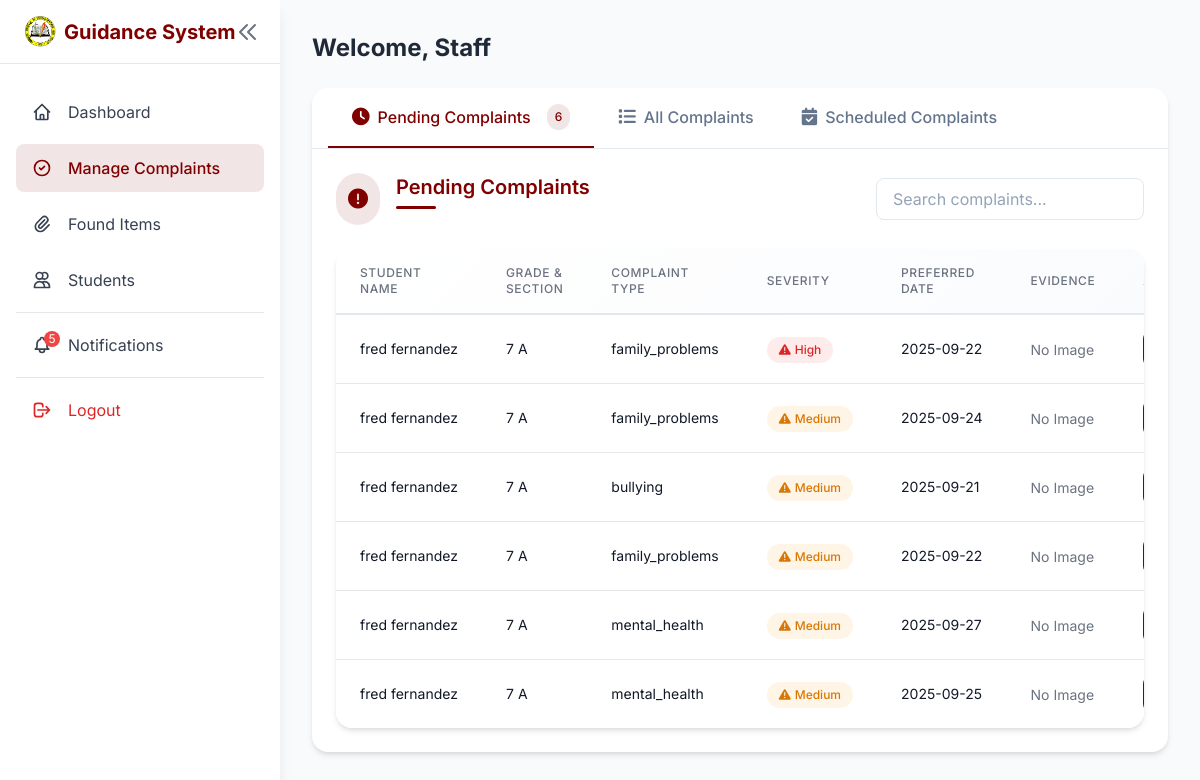
Page /pages/complaint-concern-admin.php (signed in) on the committed database.
### tables this page shows
CREATE TABLE `complaints_concerns` (
  `id` int(11) NOT NULL,
  `student_id` int(45) DEFAULT NULL,
  `type` varchar(255) DEFAULT NULL,
  `severity` enum('low','medium','high','urgent') DEFAULT 'medium',
  `description` varchar(255) DEFAULT NULL,
  `evidence` mediumblob DEFAULT NULL,
  `mime_type` varchar(255) DEFAULT NULL,
  `preferred_counseling_date` varchar(255) DEFAULT NULL,
  `scheduled_date` varchar(255) DEFAULT NULL,
  `scheduled_time` varchar(255) DEFAULT NULL,
  `status` varchar(255) DEFAULT NULL,
  `date_created` varchar(255) DEFAULT NULL,
  `time_created` varchar(255) DEFAULT NULL,
  `updated_at` varchar(255) DEFAULT NULL
);

CREATE TABLE `students` (
  `id` int(11) NOT NULL,
  `user_id` int(11) DEFAULT NULL,
  `first_name` varchar(255) DEFAULT NULL,
  `middle_name` varchar(255) DEFAULT NULL,
  `last_name` varchar(255) DEFAULT NULL,
  `grade_level` varchar(255) DEFAULT NULL,
  `section` varchar(45) DEFAULT NULL,
  `email` varchar(255) DEFAULT NULL,
  `phone_number` varchar(45) DEFAULT NULL,
  `password` varchar(255) DEFAULT NULL,
  `address` varchar(255) DEFAULT NULL
);

### pages/complaint-concern-admin.php (the view, shortened to what this page needs)
<?php
require_once '../logic/db_connection.php';
$stmt = $pdo->prepare(SQL_LIST_COMPLAINTS_CONCERNS);
$stmt->execute();
$complaints = $stmt->fetchAll(PDO::FETCH_ASSOC);
$pending_complaints = 0;
foreach ($complaints as $complaint) {
    if (isset($complaint['status']) && $complaint['status'] === 'pending') {
        $pending_complaints++;
    }
}
?>
<!DOCTYPE html>
<html lang="en">
<head>
    <script src="https://cdn.tailwindcss.com"></script>
    <link rel="stylesheet" href="https://cdnjs.cloudflare.com/ajax/libs/font-awesome/6.0.0/css/all.min.css">
</head>
<body class="min-h-screen">
<?php include 'navigation-admin.php'?>
<div class="main-content">
    <main class=" min-h-screen">
        <div class="p-8">
            <h1 class="text-2xl font-bold text-gray-800 mb-6">Welcome, <?php echo $_SESSION['staff_name'] ?? 'Staff'; ?></h1>
            <div class="tabs-container">
                <div class="tabs-header">
                    <button class="tab-button active" data-tab="pending">
                        <i class="fas fa-clock"></i>
                        Pending Complaints
                        <span class="tab-badge"><?= $pending_complaints ?></span>
                    </button>
                    <button class="tab-button" data-tab="all">
                        <i class="fas fa-list"></i>
                        All Complaints
                    </button>
                    <button class="tab-button" data-tab="scheduled">
                        <i class="fas fa-calendar-check"></i>
                        Scheduled Complaints
                    </button>
                </div>
                <div id="pending" class="tab-content active">
                    <div class="flex items-center mb-6">
                        <div class="bg-[#800000]/10 text-[#800000] rounded-full p-3 mr-4">
                            <i class="fas fa-exclamation-circle text-xl"></i>
                        </div>
                        <h2 class="section-title text-xl font-semibold text-[#800000]">Pending Complaints</h2>
                        <div class="ml-auto">
                            <input type="text" placeholder="Search complaints..." class="search-input" />
                        </div>
                    </div>
                    <div class="table-container">
                        <div class="overflow-x-auto">
                            <table class="min-w-full divide-y divide-gray-200">
                                <thead class="table-header">
                                    <tr>
                                        <th scope="col" class="px-6 py-4 text-left text-xs font-medium text-gray-500 uppercase tracking-wider">Student Name</th>
                                        <th scope="col" class="px-6 py-4 text-left text-xs font-medium text-gray-500 uppercase tracking-wider">Grade & Section</th>
                                        <th scope="col" class="px-6 py-4 text-left text-xs font-medium text-gray-500 uppercase tracking-wider">Complaint Type</th>
                                        <th scope="col" class="px-6 py-4 text-left text-xs font-medium text-gray-500 uppercase tracking-wider">Severity</th>
                                        <th scope="col" class="px-6 py-4 text-left text-xs font-medium text-gray-500 uppercase tracking-wider">Preferred Date</th>
                                        <th scope="col" class="px-6 py-4 text-left text-xs font-medium text-gray-500 uppercase tracking-wider">Evidence</th>
                                        <th scope="col" class="px-6 py-4 text-left text-xs font-medium text-gray-500 uppercase tracking-wider">Action</th>
                                    </tr>
                                </thead>
                                <tbody class="bg-white divide-y divide-gray-200">
                                    <?php
                                    if (!empty($complaints)):
                                        foreach ($complaints as $complaint):
                                            if ($complaint['status'] == 'pending'):
                                    ?>
                                        <tr class="table-row">
                                            <td class="px-6 py-4 whitespace-nowrap text-sm text-gray-900"><?php echo $complaint['first_name']." ".$complaint['last_name']; ?></td>
                                            <td class="px-6 py-4 whitespace-nowrap text-sm text-gray-900"><?php echo $complaint['grade_level']." ".$complaint['section']; ?></td>
                                            <td class="px-6 py-4 whitespace-nowrap text-sm text-gray-900"><?php echo $complaint['type']; ?></td>
                                            <td class="px-6 py-4 whitespace-nowrap">
                                                <?php
                                                $severity = $complaint['severity'] ?? 'medium';
                                                $severity_labels = [
                                                    'low' => 'Low',
                                                    'medium' => 'Medium',
                                                    'high' => 'High',
                                                    'urgent' => 'Urgent'
                                                ];
                                                $severity_class = 'severity-' . $severity;
                                                ?>
                                                <span class="severity-badge <?= $severity_class ?>">
                                                    <i class="fas fa-exclamation-triangle"></i>
                                                    <?= $severity_labels[$severity] ?? 'Medium' ?>
                                                </span>
                                            </td>
                                            <td class="px-6 py-4 whitespace-nowrap text-sm text-gray-900"><?php echo $complaint['preferred_counseling_date']; ?></td>
                                            <td class="px-6 py-4 whitespace-nowrap">
                                                <?php if (!empty($complaint['evidence']) && !empty($complaint['mime_type'])): ?>
                                                    <img
                                                         alt="Evidence"
                                                         class="w-16 h-16 object-cover rounded-lg shadow-sm hover:scale-110 transition-transform" />
                                                <?php else: ?>
                                                    <span class="text-sm text-gray-500">No Image</span>
                                                <?php endif; ?>
                                            </td>
                                            <td class="px-6 py-4 whitespace-nowrap text-sm">
                                            </td>
                                        </tr>
                                    <?php
                                            endif;
                                        endforeach;
                                    endif;
                                    ?>
                                </tbody>
                            </table>
                        </div>
                    </div>
                </div>
            </div>
        </div>
    </main>
</div>
</body>
</html>

### rows in the picture
complaints_concerns: student.first_name "fred", student.last_name "fernandez", student.grade_level "7", student.section "A", type "family_problems", severity "High", preferred_counseling_date "2025-09-22", shows "No Image"
complaints_concerns: student.first_name "fred", student.last_name "fernandez", student.grade_level "7", student.section "A", type "family_problems", severity "Medium", preferred_counseling_date "2025-09-24", shows "No Image"
complaints_concerns: student.first_name "fred", student.last_name "fernandez", student.grade_level "7", student.section "A", type "bullying", severity "Medium", preferred_counseling_date "2025-09-21", shows "No Image"
complaints_concerns: student.first_name "fred", student.last_name "fernandez", student.grade_level "7", student.section "A", type "family_problems", severity "Medium", preferred_counseling_date "2025-09-22", shows "No Image"
complaints_concerns: student.first_name "fred", student.last_name "fernandez", student.grade_level "7", student.section "A", type "mental_health", severity "Medium", preferred_counseling_date "2025-09-27", shows "No Image"
complaints_concerns: student.first_name "fred", student.last_name "fernandez", student.grade_level "7", student.section "A", type "mental_health", severity "Medium", preferred_counseling_date "2025-09-25", shows "No Image"

### other values in the picture
$unread_count "5"
$_SESSION['staff_name'] "Staff"
$pending_complaints "6"
